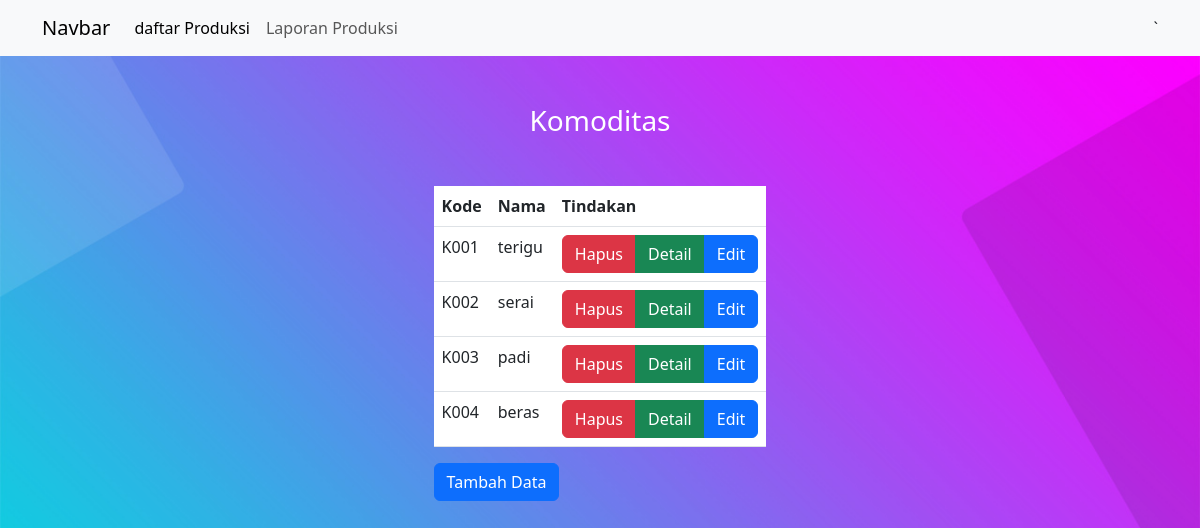
The page / on the database its author committed.
### tables this page shows
CREATE TABLE `datakomoditas` (
  `kode` varchar(4) NOT NULL,
  `nama` varchar(30) NOT NULL
);

### index.php (the view, shortened to what this page needs)
<?php include("config.php"); ?>
<!DOCTYPE html>
<html>
<head>
    <link href="https://cdn.jsdelivr.net/npm/bootstrap@5.3.0-alpha1/dist/css/bootstrap.min.css" rel="stylesheet">
    <link rel="stylesheet" type="text/css" href="css/main.css">
</head>
<body class="z">
    <header>
    <nav class="navbar navbar-expand-lg navbar-light bg-light">
  <div class="container">
        <a class="navbar-brand" href="/komoditas/">Navbar</a>
        <div class="collapse navbar-collapse" id="navbarNavAltMarkup">
        <div class="navbar-nav">
            <a class="nav-link active" aria-current="page" href="/komoditas/daftarProduksi.php">daftar Produksi</a>
            <a class="nav-link" href="/komoditas/laporan.php">Laporan Produksi</a>
        </div>
        </div>`
  </div>
</nav>
    </header>
    <div class="d-flex justify-content-center mt-5">
        <div class="text">
        <h3 class="d-flex justify-content-center">Komoditas</h3>
        <table class="table text mt-5 ">
            <thead>
                <tr>
                <th scope="col">Kode</th>
                <th scope="col">Nama</th>
                <th>Tindakan</th>
                </tr>
            </thead>
            <tbody>
            <?php
                    $sql = "SELECT * FROM dataKomoditas";
                    $query = mysqli_query($db, $sql);
                    while($data = mysqli_fetch_array($query)){
                        echo "<tr>";
                        echo "<td>".$data['kode']."</td>";
                        echo "<td>".$data['nama']."</td>";
                        echo "<td>";
                        echo "<div class='btn-group'>";
                        echo "<a  href='hapus.php?id=".$data['kode']."' class='hapus btn btn-danger'>Hapus</a>";
                        echo "<a  href='detail.php?id=".$data['kode']."' class='btn btn-success'>Detail</a>";
                        echo "<a  href='editData.php?id=".$data['kode']."' class='btn btn-primary'>Edit</a>";
                        echo '</div>';
                        echo '</td>';
                        echo '</tr>';
                    }
                ?>
            </tbody>
            </table>
            <a class="btn btn-primary" href="input.php" role="button">Tambah Data</a>
    </div>
    </div>
</body>
</html>

### css/main.css (style rules this page uses)
.z { background:url('bg-01.jpg') no-repeat center center fixed ; -webkit-background-size: cover; -o-background-size: cover; background-size: cover; }
.text { color: white; }

### rows shown on the page
datakomoditas: kode "K001", nama "terigu"
datakomoditas: kode "K002", nama "serai"
datakomoditas: kode "K003", nama "padi"
datakomoditas: kode "K004", nama "beras"
